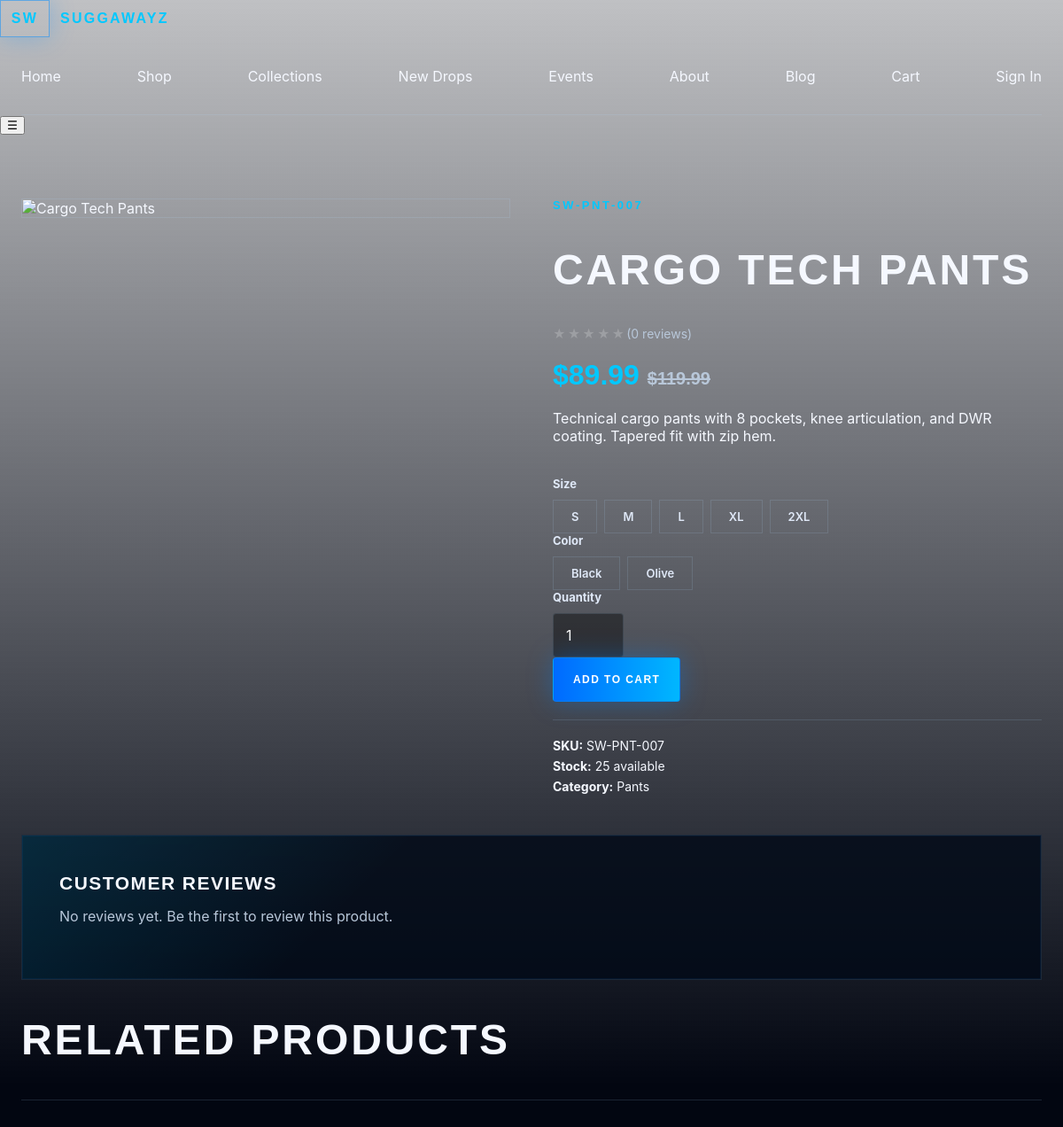
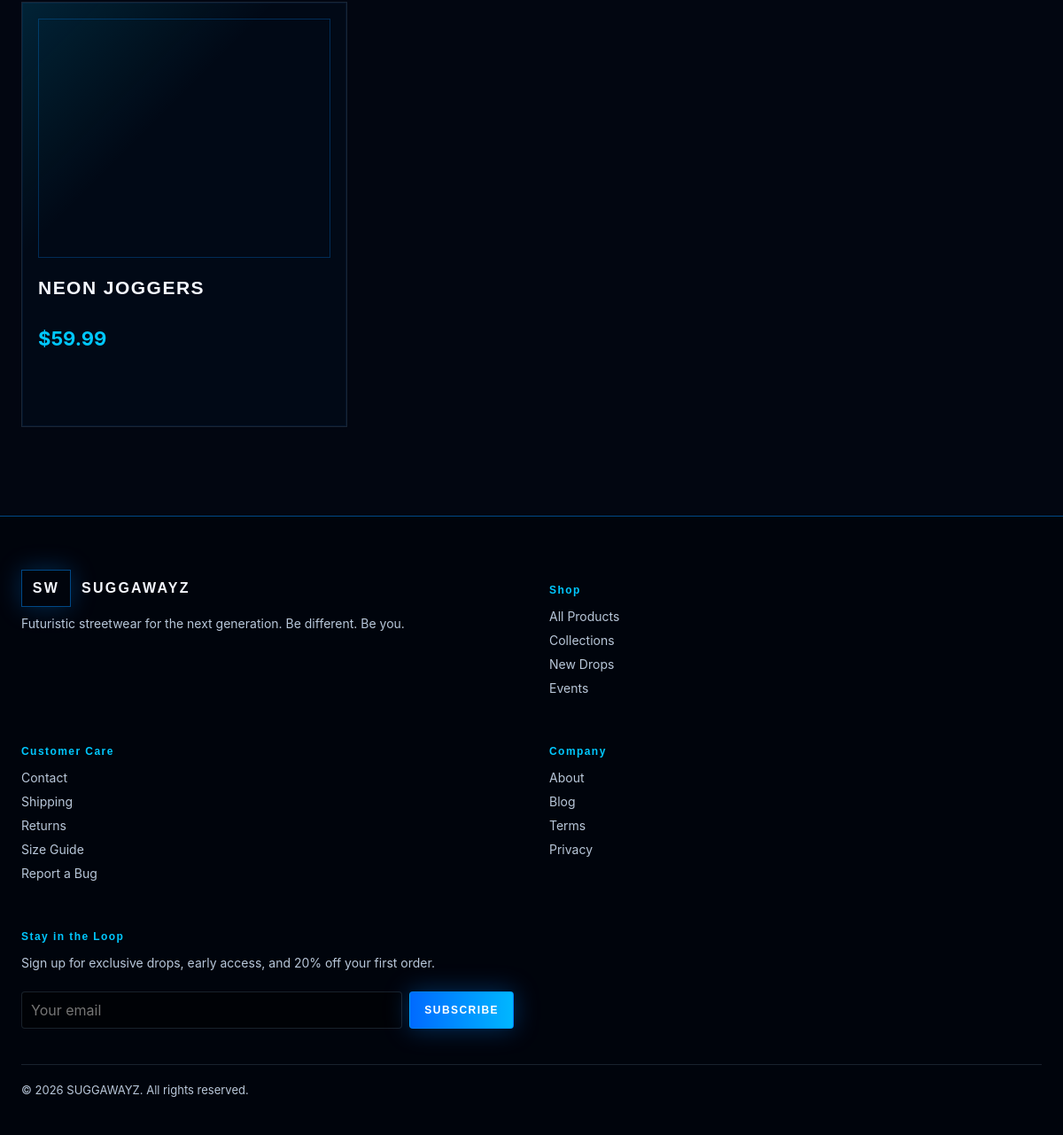
/?page=product&slug=cargo-tech-pants, run on the app's committed database (2 pictures, top to bottom).
### tables this page shows
CREATE TABLE `site_settings` (
  `id` bigint unsigned NOT NULL AUTO_INCREMENT,
  `setting_key` varchar(120) NOT NULL,
  `setting_value` text,
  `created_at` timestamp NULL DEFAULT CURRENT_TIMESTAMP,
  `updated_at` timestamp NULL DEFAULT CURRENT_TIMESTAMP ON UPDATE CURRENT_TIMESTAMP,
  PRIMARY KEY (`id`),
  UNIQUE KEY `setting_key` (`setting_key`)
);

CREATE TABLE `products` (
  `id` bigint unsigned NOT NULL AUTO_INCREMENT,
  `name` varchar(160) NOT NULL,
  `sku` varchar(80) NOT NULL,
  `slug` varchar(180) NOT NULL,
  `description` text NOT NULL,
  `short_description` varchar(255) DEFAULT NULL,
  `seo_description` varchar(255) DEFAULT NULL,
  `price` decimal(10,2) NOT NULL,
  `sale_price` decimal(10,2) DEFAULT NULL,
  `cost_price` decimal(10,2) DEFAULT NULL,
  `sizes` json DEFAULT NULL,
  `colors` json DEFAULT NULL,
  `images` json DEFAULT NULL,
  `videos` json DEFAULT NULL,
  `is_featured` tinyint(1) NOT NULL DEFAULT '0',
  `is_new` tinyint(1) NOT NULL DEFAULT '0',
  `status` enum('draft','active','archived') NOT NULL DEFAULT 'active',
  `category_id` bigint unsigned DEFAULT NULL,
  `meta_title` varchar(180) DEFAULT NULL,
  `meta_description` varchar(255) DEFAULT NULL,
  `created_at` timestamp NULL DEFAULT CURRENT_TIMESTAMP,
  `updated_at` timestamp NULL DEFAULT CURRENT_TIMESTAMP ON UPDATE CURRENT_TIMESTAMP,
  PRIMARY KEY (`id`),
  UNIQUE KEY `sku` (`sku`),
  UNIQUE KEY `slug` (`slug`),
  KEY `category_id` (`category_id`),
  CONSTRAINT `products_ibfk_1` FOREIGN KEY (`category_id`) REFERENCES `categories` (`id`) ON DELETE SET NULL
);

CREATE TABLE `categories` (
  `id` bigint unsigned NOT NULL AUTO_INCREMENT,
  `name` varchar(120) NOT NULL,
  `slug` varchar(140) NOT NULL,
  `description` text,
  `image` varchar(255) DEFAULT NULL,
  `parent_id` bigint unsigned DEFAULT NULL,
  `sort_order` int NOT NULL DEFAULT '0',
  `active` tinyint(1) NOT NULL DEFAULT '1',
  `created_at` timestamp NULL DEFAULT CURRENT_TIMESTAMP,
  PRIMARY KEY (`id`),
  UNIQUE KEY `slug` (`slug`),
  KEY `parent_id` (`parent_id`),
  CONSTRAINT `categories_ibfk_1` FOREIGN KEY (`parent_id`) REFERENCES `categories` (`id`) ON DELETE SET NULL
);

### public/index.php (called while the page is built, shortened)
<?php
$page = $_GET['page'] ?? 'home';
$user = current_user();
switch ($page) {
    case 'product':
        $slug = $_GET['slug'] ?? '';
        $stmt = db()->prepare('SELECT p.*, (SELECT i.stock_quantity FROM inventory i WHERE i.product_id = p.id LIMIT 1) as stock_quantity, c.name as category_name, c.slug as category_slug FROM products p LEFT JOIN categories c ON c.id = p.category_id WHERE p.slug = ? AND p.status = "active"');
        $stmt->execute([$slug]);
        $product = $stmt->fetch();
        $images = json_decode($product['images'] ?? '[]', true);
        $sizes = json_decode($product['sizes'] ?? '[]', true);
        $colors = json_decode($product['colors'] ?? '[]', true);
        $reviews = db()->prepare('SELECT r.*, u.full_name, u.avatar FROM reviews r JOIN users u ON u.id = r.user_id WHERE r.product_id = ? AND r.is_approved = 1 ORDER BY r.created_at DESC')->execute([(int)$product['id']]) ? db()->query('SELECT r.*, u.full_name, u.avatar FROM reviews r JOIN users u ON u.id = r.user_id WHERE r.product_id = 0')->fetchAll() : [];
        $related = db()->prepare('SELECT p.*, (SELECT i.stock_quantity FROM inventory i WHERE i.product_id = p.id LIMIT 1) as stock_quantity FROM products p WHERE p.category_id = ? AND p.id != ? AND p.status = "active" LIMIT 4');
        $related->execute([(int)$product['category_id'], (int)$product['id']]);
        $relatedProducts = $related->fetchAll();
        $hero_class = 'hero-product';
        $content = render_product_detail($product, $images, $sizes, $colors, $reviews, $relatedProducts, $user);
        break;
    ob_start(); ?>
    <?php $content = ob_get_clean();
}
require dirname(__DIR__) . '/app/Views/layouts/main.php';

### app/Helpers/functions.php (called while the page is built, shortened)
<?php
function config(string $key, mixed $default = null): mixed
{
    static $loaded = [];
    $parts = explode('.', $key, 2);
    $file = $parts[0];
    if (!isset($loaded[$file])) {
        $path = dirname(__DIR__, 2) . "/config/{$file}.php";
        $loaded[$file] = file_exists($path) ? require $path : [];
    }
    if (!isset($parts[1])) return $loaded[$file];
    $value = $loaded[$file];
    return $value;
}
function db(): PDO
{
    static $pdo = null;
    if ($pdo) return $pdo;
    $cfg = config('database');
    $pdo = new PDO(
        "mysql:host={$cfg['host']};port={$cfg['port']};dbname={$cfg['database']};charset={$cfg['charset']}",
        $cfg['username'],
        $cfg['password'],
        [
            PDO::ATTR_ERRMODE => PDO::ERRMODE_EXCEPTION,
            PDO::ATTR_DEFAULT_FETCH_MODE => PDO::FETCH_ASSOC,
            PDO::ATTR_EMULATE_PREPARES => false,
        ]
    );
    return $pdo;
}
function e(?string $value): string
{
    return htmlspecialchars((string)$value, ENT_QUOTES, 'UTF-8');
}
function current_user(): ?array
{
    if (empty($_SESSION['user_id'])) return null;
    $stmt = db()->prepare('SELECT * FROM users WHERE id = ? LIMIT 1');
    $stmt->execute([(int)$_SESSION['user_id']]);
    return $stmt->fetch() ?: null;
}
function site_setting(string $key, string $default = ''): string
{
    $stmt = db()->prepare('SELECT setting_value FROM site_settings WHERE setting_key = ?');
    $stmt->execute([$key]);
    $val = $stmt->fetchColumn();
    return $val !== false && $val !== null ? (string)$val : $default;
}

### app/Views/render.php (the view, shortened to what this page needs)
    <?php
function render_product_detail(array $product, array $images, array $sizes, array $colors, array $reviews, array $related, ?array $user): string
{
    $rating = db()->prepare('SELECT COALESCE(AVG(rating), 0) as avg_rating, COUNT(*) as count FROM reviews WHERE product_id = ? AND is_approved = 1');
    $rating->execute([(int)$product['id']]);
    $ratingData = $rating->fetch();
    ob_start(); ?>
    <div class="product-detail">
      <div class="product-gallery">
        <div class="gallery-main">
          <img src="<?= e($images[0] ?? '/assets/img/background.png') ?>" alt="<?= e($product['name']) ?>">
        </div>
      </div>
      <div class="product-info">
        <p class="eyebrow"><?= e($product['sku']) ?></p>
        <h2><?= e($product['name']) ?></h2>
        <div class="rating">
          <?php for ($i = 1; $i <= 5; $i++): ?>
            <span class="star <?= $i <= round((float)$ratingData['avg_rating']) ? 'filled' : '' ?>">★</span>
          <?php endfor; ?>
          <span>(<?= (int)$ratingData['count'] ?> reviews)</span>
        </div>
        <div class="product-price">
          <?php if ($product['sale_price']): ?>
            <span class="sale-price">$<?= e(number_format((float)$product['sale_price'], 2)) ?></span>
            <span class="original-price">$<?= e(number_format((float)$product['price'], 2)) ?></span>
          <?php else: ?>
            <span>$<?= e(number_format((float)$product['price'], 2)) ?></span>
          <?php endif; ?>
        </div>
        <p><?= nl2br(e($product['description'])) ?></p>
        <form method="post">
          <?php if (!empty($sizes)): ?>
            <div class="option-group">
              <label>Size</label>
              <div class="option-buttons">
                <?php foreach ($sizes as $size): ?>
                  <label class="option-btn">
                    <span><?= e($size) ?></span>
                  </label>
                <?php endforeach; ?>
              </div>
            </div>
          <?php endif; ?>
          <?php if (!empty($colors)): ?>
            <div class="option-group">
              <label>Color</label>
              <div class="option-buttons">
                <?php foreach ($colors as $color): ?>
                  <label class="option-btn">
                    <span><?= e($color) ?></span>
                  </label>
                <?php endforeach; ?>
              </div>
            </div>
          <?php endif; ?>
          <div class="option-group">
            <label>Quantity</label>
            <input type="number" name="quantity" value="1" min="1" max="99" style="width:80px">
          </div>
          <div class="product-actions">
            <button class="button primary" type="submit" <?= $product['stock_quantity'] < 1 ? 'disabled' : '' ?>>
              <?= $product['stock_quantity'] < 1 ? 'Sold Out' : 'Add to Cart' ?>
            </button>
          </div>
        </form>
        <div class="product-meta-info">
          <p><strong>SKU:</strong> <?= e($product['sku']) ?></p>
          <p><strong>Stock:</strong> <?= $product['stock_quantity'] > 0 ? e((string)$product['stock_quantity']) . ' available' : 'Sold Out' ?></p>
          <p><strong>Category:</strong> <a href="/?page=shop&category=<?= e($product['category_slug'] ?? '') ?>"><?= e($product['category_name'] ?? 'Uncategorized') ?></a></p>
        </div>
      </div>
    </div>
    <section class="panel" style="margin-top:40px">
      <h3>Customer Reviews</h3>
      <?php if (empty($reviews)): ?>
        <p>No reviews yet. Be the first to review this product.</p>
      <?php endif; ?>
    </section>
    <?php if (!empty($related)): ?>
      <section class="section-title" style="margin-top:40px">
        <h2>Related Products</h2>
      </section>
      <section class="product-grid">
        <?php foreach ($related as $rp): ?>
          <article class="product-card">
            <a href="/?page=product&slug=<?= e($rp['slug']) ?>">
              <div class="product-image" style="background-image: url('<?= e(json_decode($rp['images'], true)[0] ?? '/assets/img/background.png') ?>')"></div>
              <h3><?= e($rp['name']) ?></h3>
              <div class="product-meta">
                <strong>$<?= e(number_format((float)($rp['sale_price'] ?: $rp['price']), 2)) ?></strong>
              </div>
            </a>
          </article>
        <?php endforeach; ?>
      </section>
    <?php endif; ?>
    <?php
    return ob_get_clean();
}
    ob_start(); ?>

### app/Views/layouts/main.php (shortened to what this page needs)
<?php
$footerTagline = site_setting('footer_tagline', 'Futuristic streetwear for the next generation. Be different. Be you.');
$siteIcon = site_setting('site_icon_text', 'SW');
?><!DOCTYPE html>
<html lang="en">
<head>
  <link rel="stylesheet" href="/assets/css/style.css">
</head>
<body>
  <header class="header">
    <div class="header-inner">
      <a href="/" class="brand">
        <span class="brand-mark"><?= e($siteIcon) ?></span>
        <span>SUGGAWAYZ</span>
      </a>
      <nav class="nav">
        <a href="/">Home</a>
        <a href="/?page=shop">Shop</a>
        <a href="/?page=collections">Collections</a>
        <a href="/?page=new-drops">New Drops</a>
        <a href="/?page=lookbook">Events</a>
        <a href="/?page=about">About</a>
        <a href="/?page=blog">Blog</a>
        <a href="/?page=cart" class="cart-link">Cart <?php if (cart_count() > 0): ?><span class="cart-badge"><?= e((string)cart_count()) ?></span><?php endif; ?></a>
        <?php if ($user): ?>
          <a href="/?page=<?= is_admin($user) ? 'admin' : 'account' ?>" class="nav-account"><?= e($user['full_name'] ?: $user['username']) ?></a>
          <form method="post" class="inline-form" style="margin:0"><input type="hidden" name="action" value="logout"><?= csrf_field() ?><button class="button" style="padding:4px 8px;min-height:auto;font-size:11px">Logout</button></form>
        <?php else: ?>
          <a href="/?page=login" class="nav-account">Sign In</a>
        <?php endif; ?>
      </nav>
      <button class="menu-toggle" aria-label="Menu">☰</button>
    </div>
  </header>
  <main class="main <?= $hero_class ?? '' ?>">
    <?= $content ?? '' ?>
  </main>
  <footer class="footer">
    <div class="footer-inner">
      <div class="footer-grid">
        <div class="footer-col">
          <div class="brand">
            <span class="brand-mark"><?= e($siteIcon) ?></span>
            <span>SUGGAWAYZ</span>
          </div>
          <p><?= e($footerTagline) ?></p>
        </div>
        <div class="footer-col">
          <h4>Shop</h4>
          <a href="/?page=shop">All Products</a>
          <a href="/?page=collections">Collections</a>
          <a href="/?page=new-drops">New Drops</a>
          <a href="/?page=lookbook">Events</a>
        </div>
        <div class="footer-col">
          <h4>Customer Care</h4>
          <a href="/?page=contact">Contact</a>
          <a href="/?page=shipping">Shipping</a>
          <a href="/?page=returns">Returns</a>
          <a href="/?page=size-guide">Size Guide</a>
          <a href="/?page=bug-report">Report a Bug</a>
        </div>
        <div class="footer-col">
          <h4>Company</h4>
          <a href="/?page=about">About</a>
          <a href="/?page=blog">Blog</a>
          <a href="/?page=terms">Terms</a>
          <a href="/?page=privacy">Privacy</a>
        </div>
        <div class="footer-col">
          <h4>Stay in the Loop</h4>
          <p><?= e(site_setting('hero_subscribe', 'Subscribe for exclusive drops and early access.')) ?></p>
          <form method="post" action="/?page=subscribe" class="footer-form">
            <input type="email" name="email" placeholder="Your email" required>
            <button type="submit" class="button primary">Subscribe</button>
          </form>
        </div>
      </div>
      <div class="footer-bottom">
        <p>&copy; <?= date('Y') ?> SUGGAWAYZ. All rights reserved.</p>
      </div>
    </div>
  </footer>
</body>
</html>

### data on the page
site_settings: setting_value "SW"
products: name "CARGO TECH PANTS", sale_price "89.99", price "119.99", description "Technical cargo pants with 8 pockets, knee articulation, and DWR coating. Tapered fit with zip hem.", sku "SW-PNT-007", category.name "Pants"
products: name "NEON JOGGERS", sale_price "59.99"
site_settings: setting_value "Futuristic streetwear for the next generation. Be different. Be you."
site_settings: setting_value "Sign up for exclusive drops, early access, and 20% off your first order."

### other printed values
$ratingData['count'] "0"
$size "S"
$size "M"
$size "L"
$size "XL"
$size "2XL"
$color "Black"
$color "Olive"
$product['stock_quantity'] "25"
